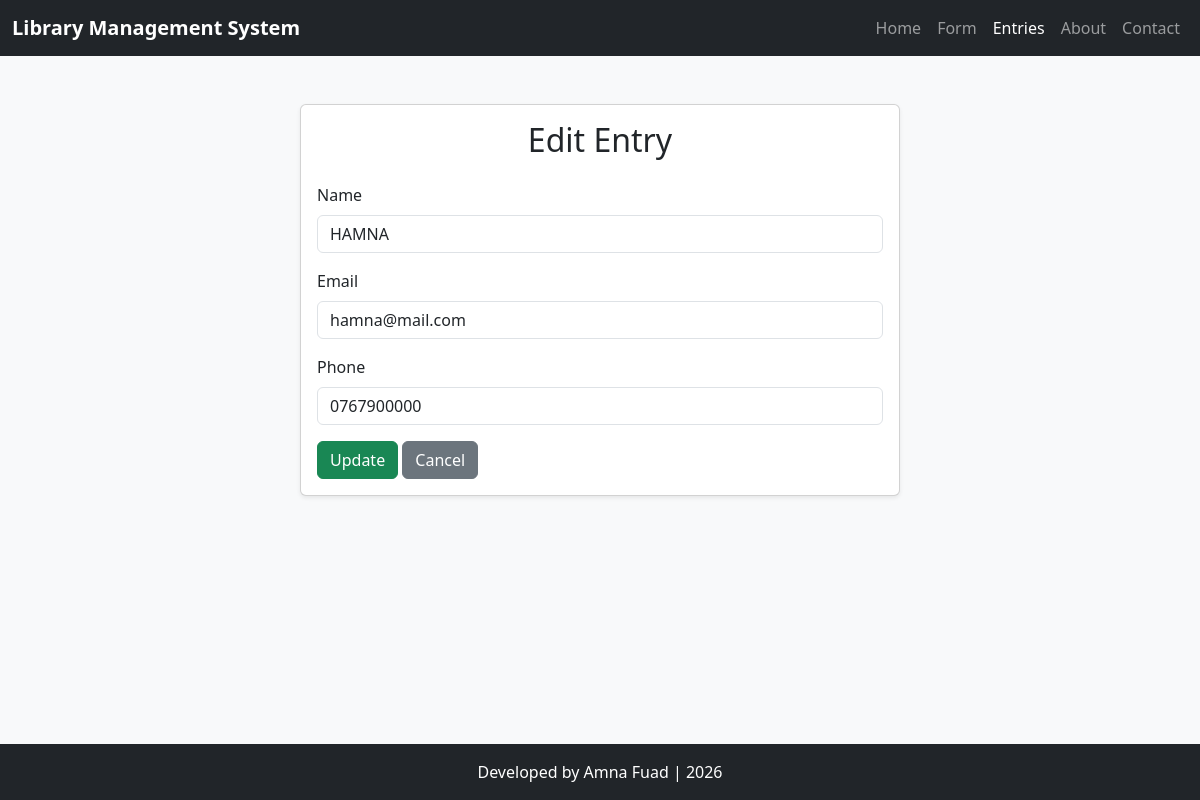
The app's page /update.php?id=14 with its own data.
### tables this page shows
CREATE TABLE `form` (
  `id` int(11) NOT NULL,
  `name` varchar(100) NOT NULL,
  `email` varchar(255) NOT NULL,
  `phone` varchar(10) NOT NULL,
  `created_at` timestamp NOT NULL DEFAULT current_timestamp()
);

### update.php (the view, shortened to what this page needs)
<?php
include 'config.php';
if (isset($_GET['id'])) {
    $id = (int) $_GET['id'];
    $sql = "SELECT * FROM form WHERE id=$id";
    $result = $conn->query($sql);
    $row = $result->fetch_assoc();
}
?>
<!DOCTYPE html>
<html lang="en">
<head>
    <link href="https://cdn.jsdelivr.net/npm/bootstrap@5.3.2/dist/css/bootstrap.min.css"
          rel="stylesheet">
</head>
<body class="bg-body-tertiary d-flex flex-column min-vh-100">
    <nav class="navbar navbar-expand-lg navbar-dark bg-dark">
    <div class="container-fluid">
        <a class="navbar-brand fw-bold" href="index.html">
            Library Management System
        </a>
        <div class="collapse navbar-collapse" id="mainNav">
            <ul class="navbar-nav ms-auto">
                <li class="nav-item">
                    <a class="nav-link" href="index.html">Home</a>
                </li>
                <li class="nav-item">
                    <a class="nav-link" href="form_detail.php">Form</a>
                </li>
                <li class="nav-item">
                    <a class="nav-link active" href="view.php" aria-current="page">Entries</a>
                </li>
                <li class="nav-item">
                    <a class="nav-link" href="about.html">About</a>
                </li>
                <li class="nav-item">
                    <a class="nav-link" href="contact.php">Contact</a>
                </li>
            </ul>
        </div>
    </div>
</nav>
    <main class="container mt-5 flex-grow-1">
        <div class="card shadow-sm mx-auto" style="max-width: 600px;">
            <div class="card-body">
                <h2 class="text-center mb-4">Edit Entry</h2>
                <form method="POST" action="update.php?id=<?php echo $id; ?>">
                    <div class="mb-3">
                        <label for="name" class="form-label">Name</label>
                        <input type="text" id="name" name="name"
                               class="form-control"
                               data-validate="name"
                               oninput="this.value = this.value.toUpperCase()"
                               value="<?php echo htmlspecialchars($row['name']); ?>">
                    </div>
                    <div class="mb-3">
                        <label for="email" class="form-label">Email</label>
                        <input type="email" id="email" name="email"
                               class="form-control"
                               data-validate="email"
                               value="<?php echo htmlspecialchars($row['email']); ?>">
                    </div>
                    <div class="mb-3">
                        <label for="phone" class="form-label">Phone</label>
                        <input type="text" id="phone" name="phone"
                               class="form-control"
                               maxlength="10"
                               data-validate="phone"
                               inputmode="numeric"
                               oninput="this.value = this.value.replace(/[^0-9]/g, '')"
                               value="<?php echo htmlspecialchars($row['phone']); ?>">
                    </div>
                    <button type="submit" name="update"
                            class="btn btn-success">
                        Update
                    </button>
                    <a href="view.php" class="btn btn-secondary">
                        Cancel
                    </a>
                </form>
            </div>
        </div>
    </main>
    <footer class="text-white text-center mt-auto py-3 bg-dark">
        <p class="mb-0">Developed by Amna Fuad | 2026</p>
    </footer>
</body>
</html>

### records on screen
form: name "HAMNA", email "hamna@mail.com", phone "0767900000"
